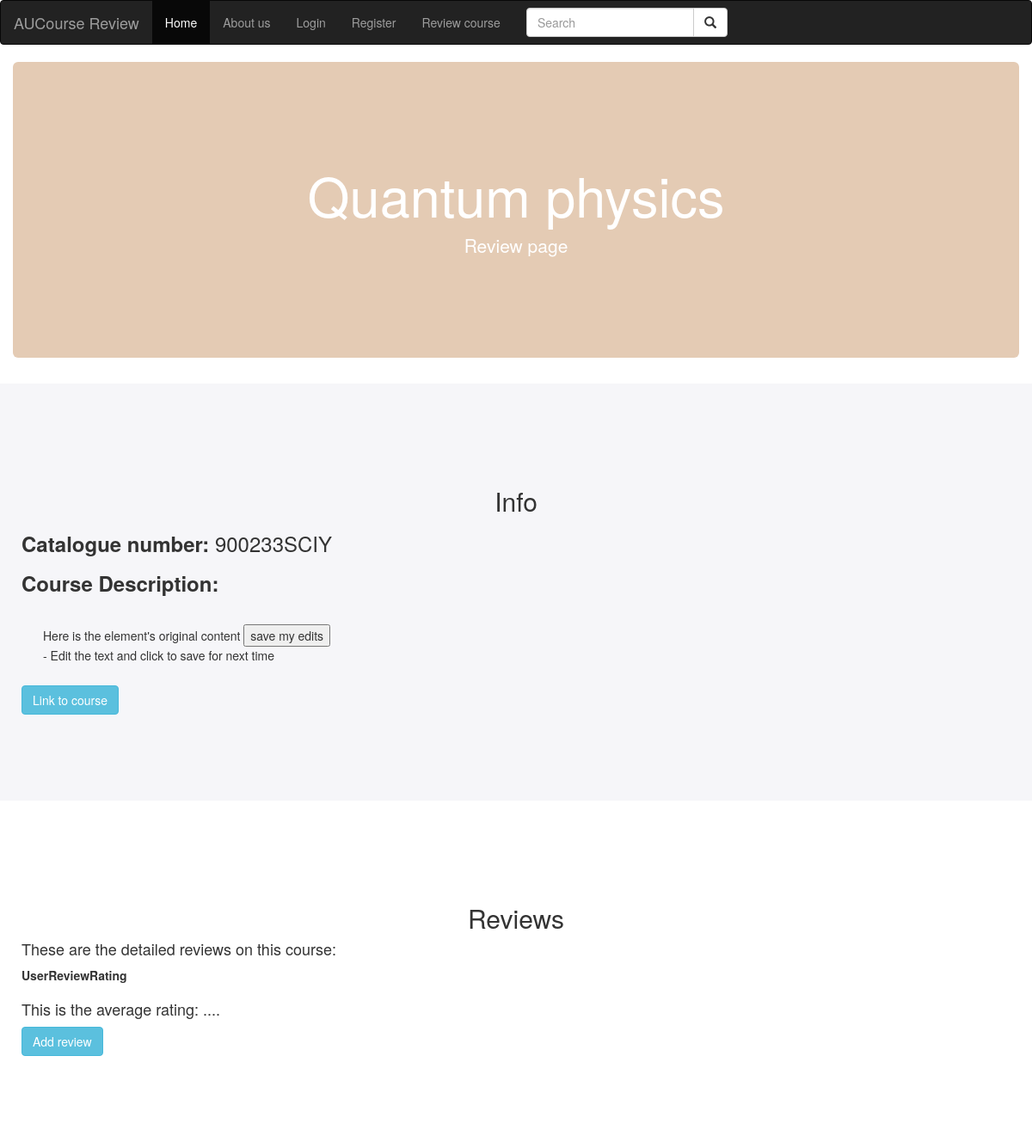
The app's page /reviews/2/, older data.
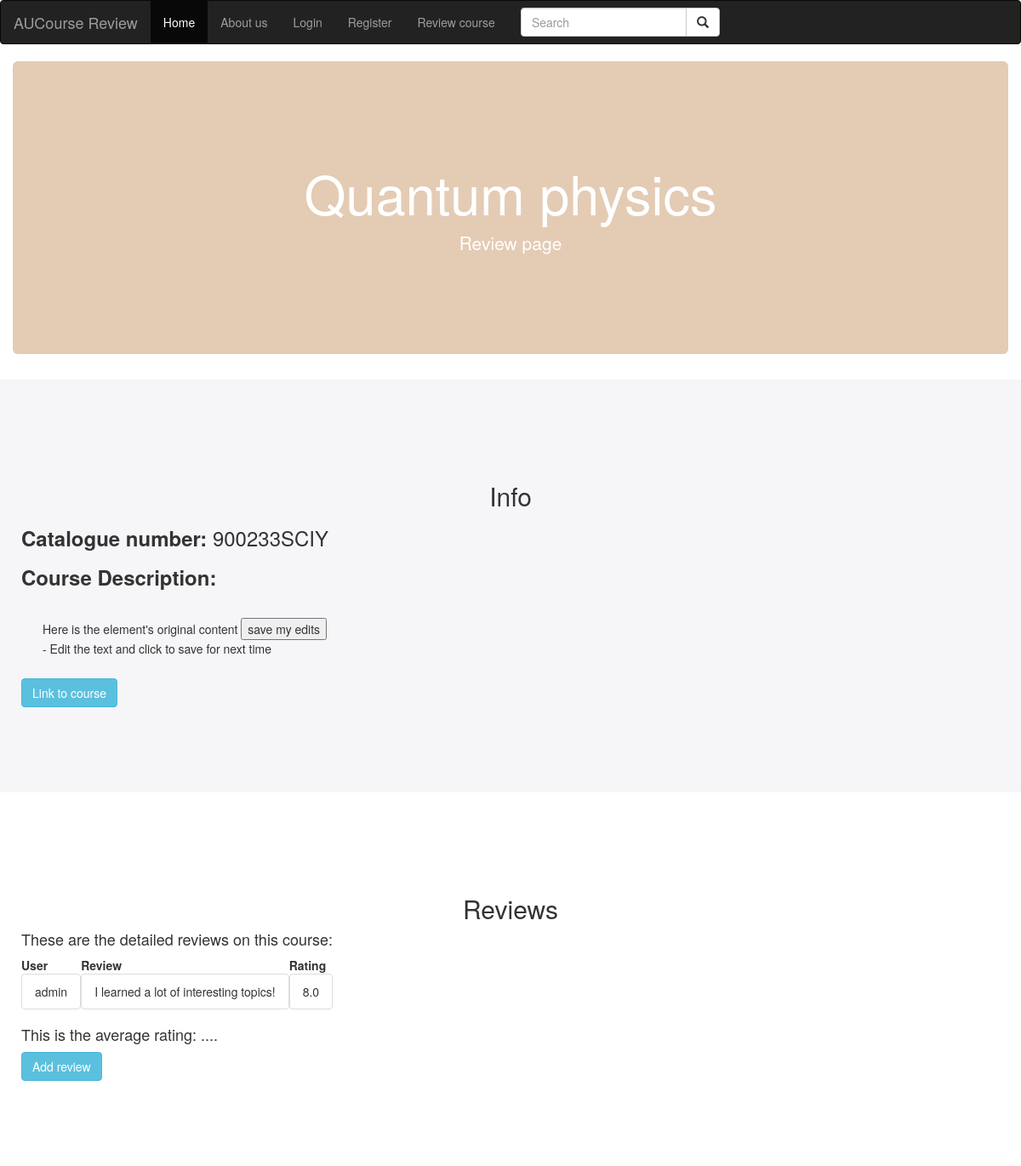
The same page, newer data.
### reviews/models.py (models this page shows, shortened)
class Review(models.Model):
    course = models.ForeignKey(Course, on_delete=models.CASCADE)
    user = models.ForeignKey(User, on_delete=models.CASCADE, default=1)
    comment = models.CharField(max_length=500)
    rating = models.FloatField(default=0)

### reviews/views.py (the view)
# urls.py: path('<int:pk>/', views.DetailView.as_view(), name='detail'),
class DetailView(generic.DetailView):
    model = Course
    template_name = 'reviews/detail.html'
    '''
    #If we want to add average rating
    reviews = Review.objects.all().order_by("-comment")
    average = reviews.aggregate(Avg("rating"))["rating__avg"]
    if average == None:
        average = 0
    average = round(average, 2)
'''

### reviews/templates/reviews/detail.html (shortened to what this page needs)
<!DOCTYPE html>
<html lang="en">
<head>
  <link rel="stylesheet" href="https://maxcdn.bootstrapcdn.com/bootstrap/3.4.1/css/bootstrap.min.css">
</head>
<body onload="checkEdits()">
  <nav class="navbar navbar-inverse">
  <div class="container-fluid">
    <div class="navbar-header">
      <a class="navbar-brand" href="#">AUCourse Review</a>
    </div>
    <ul class="nav navbar-nav">
      <li class="active"><a href="{% url 'home' %}">Home</a></li>
      <li><a href="https://www.auc.nl/">About us</a></li>
      {% if user.is_authenticated %}
        <li><a href="{% url 'accounts:logout' %}">Logout</a></li>
      {% else %}
       <li><a href="{% url 'accounts:login' %}">Login</a></li>
       <li><a href="{% url 'accounts:register' %}">Register</a></li>
      {% endif %}
      <li><a href="{% url 'reviews:review' %}">Review course</a></li>
    </ul>
    <form class="navbar-form navbar-left" action="/action_page.php">
      <div class="input-group">
        <input type="text" class="form-control" placeholder="Search" name="search">
        <div class="input-group-btn">
          <button class="btn btn-default" type="submit">
            <i class="glyphicon glyphicon-search"></i>
          </button>
        </div>
      </div>
    </form>
  </div>
  </nav>
  <div class="container-fluid">
    <div class="text-center">
      <div class="jumbotron">
        <h1 class="display-3">{{ course.course_name }}</h1>
        <p class="lead">Review page</p>
      </div>
    </div>
  </div>
  <div class="container-fluid bg-grey">
    <h2 class="text-center">Info</h2>
    <h3><strong>Catalogue number:</strong> {{ course.catalogue_nr }}</h3>
    <h3><strong>Course Description:</strong></h3>
    <div class="editable" id="edit" contenteditable="true">
      Here is the element's original content
      <input type="button" value="save my edits" onclick="saveEdits()"/>
      <div id="update"> - Edit the text and click to save for next time</div>
    </div>
    <a href="https://studiegids.uva.nl/xmlpages/page/2019-2020/zoek-vak" class="btn btn-info" role="button">Link to course</a>
  </div>
  <div class="container-fluid bg-white">
    <h2 class="text-center">Reviews</h2>
    <h4>These are the detailed reviews on this course:</h4>
    <ul class="list-group">
      <table>
        <tr>
          <th>User</th>
          <th>Review</th>
          <th>Rating</th>
        </tr>
        {% for review in course.review_set.all %}
        <tr>
          <td><li class="list-group-item">{{ review.user }}</li></td>
          <td><li class="list-group-item">{{ review.comment }}</li></td>
          <td><li class="list-group-item">{{ review.rating }}</li></td>
        </tr>
        {% endfor %}
      </table>
    </ul>
    <h4>This is the average rating: ....</h4>
    <a href="{% url 'reviews:review' %}" class="btn btn-info" role="button">Add review</a>
  </div>
</body>
</html>

Row changes from the older to the newer data that the page shows:
added Review: user "admin", comment "I learned a lot of interesting topics!", rating "8.0"
